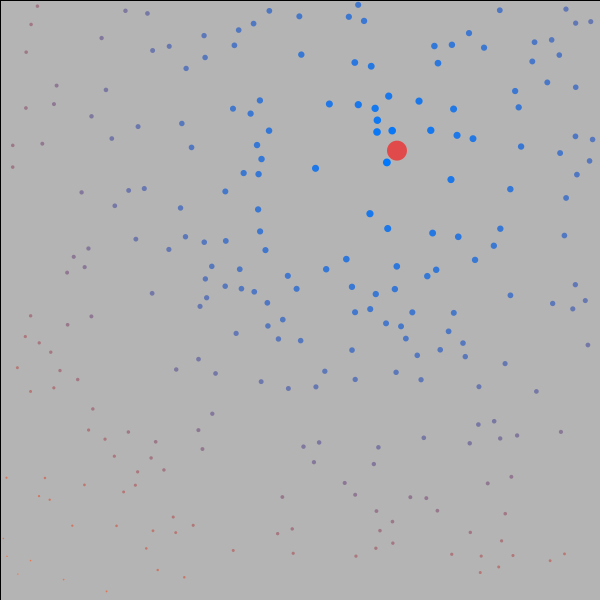
Frame 1 (no input)
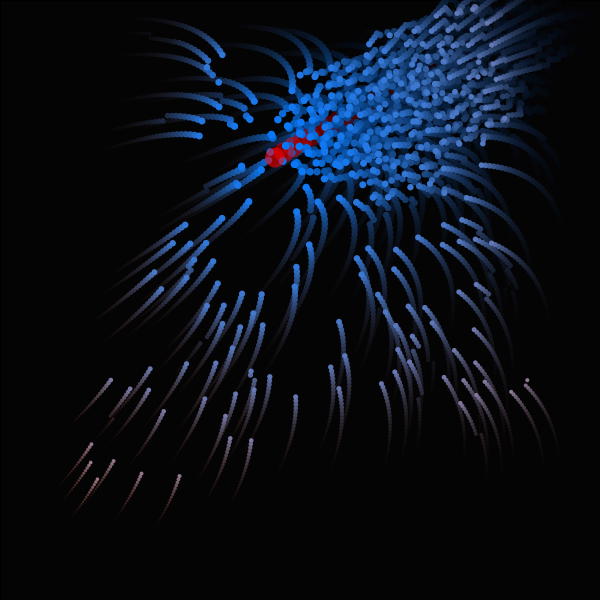
Frame 60 (the mouse pressed at the canvas centre just before this capture)
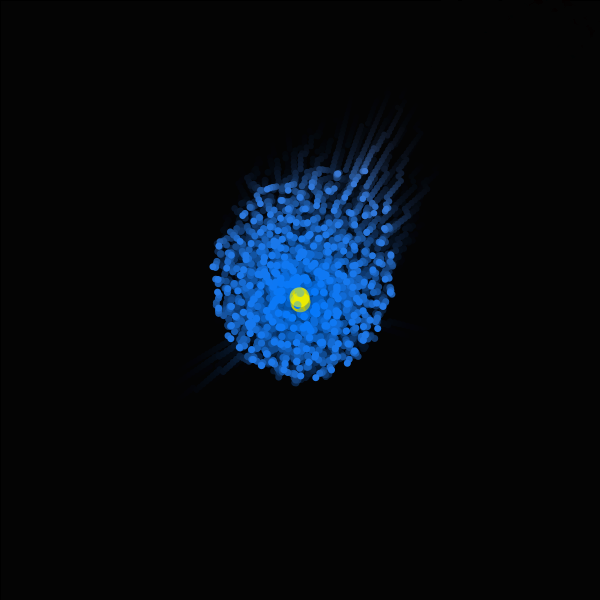
Frame 120 (the mouse held since frame 60 and released just before this capture)

The Processing sketch that drew these frames (run headless with seeded random() and noise(); from frame 60 on, the mouse is pressed at the canvas centre):

// Processing sketch: simpleproject2_base
// ── simpleproject2_base.pde
BigBall bigball;
ArrayList bigballs;
SmallBalls smallballs;

void setup(){
  size(600,600);
  smooth();
  
  smallballs = new SmallBalls(5,1);
  bigball = new BigBall(new PVector(random(width),random(height)), new PVector(random(-10,10),random(-10,10)),5,30);
  
  for(int i = 0; i<250; i++){
    smallballs.addBall(new PVector(random(width),random(height)));
  }
}

void draw(){
  fill(0,30);
  rect(0,0,width,height);
  
  smallballs.update();
  bigball.update();
}

class SmallBalls{
  ArrayList smallBalls;
  int minVel;
  int maxVel;
  
  SmallBalls(int _minVel,int _maxVel){
    smallBalls = new ArrayList();
    minVel = _minVel;
    maxVel = _maxVel;
  }
  
  void addBall(PVector p){
    smallBalls.add(p);
  }
  
  void update(){
    
    bigFollow();
    separate(15);
    render();
  }
  
  void separate(int sepDist){
     for(int i = 0; i<smallBalls.size(); i++){
        PVector pos = (PVector)smallBalls.get(i);
        for(int n = 0; n<smallBalls.size(); n++){
          if(i != n){
            PVector other = (PVector)smallBalls.get(n);
            float dis =pos.dist(other);
            if(dis < sepDist){
              PVector ballVel = new PVector();
              ballVel.add(pos);
              ballVel.sub(other);
              ballVel.normalize();
              ballVel.mult(minVel);
              pos.add(ballVel);
            }
          }
        }
     }
  }
  
  void bigFollow(){
    for(int i = 0; i<smallBalls.size(); i++){
      PVector pos = (PVector)smallBalls.get(i);
      PVector ballVel = new PVector();
      ballVel.add(bigball.pos);
      ballVel.sub(pos);
      ballVel.normalize();
      ballVel.mult(map(bigball.pos.dist(pos),0,sqrt(sq(width)+sq(height)),minVel,maxVel));
      pos.add(ballVel);
    }
  }
  
  
  void randomMove(){
    //let small balls move randomly
  }
  
  void render(){
    for(int i = 0; i<smallBalls.size(); i++){
      PVector pos = (PVector)smallBalls.get(i);
      
      float dis = pos.dist(bigball.pos);
      fill(map(dis,0,(width+height)/2,0,255),120,map(dis,0,(width+height)/1.5,255,0));
      noStroke();
      ellipse(pos.x,pos.y,map(dis,0,width,8,1),map(dis,0,(width+height)/2,8,1));
    }
  }
}



class BigBall{
  PVector pos;
  PVector vel;
  int minVel;
  int maxVel;
  color c;
  
  BigBall(PVector _pos, PVector _vel,int _minVel, int _maxVel){
    pos = _pos;
    vel = _vel;
    minVel = _minVel;
    maxVel = _maxVel;
  }
  
  void update(){
    border();
    mouseFollow();
    render();
  }
  
  void render(){
    fill(c);
    noStroke();
    ellipse(pos.x,pos.y,20,20);
  }
  

  
  void mouseFollow(){
    //initialize mouse vector
    PVector mos = new PVector(mouseX,mouseY);
    
    //mouse affection
    if(mousePressed == true){
      PVector mosVel = new PVector();
      mosVel.add(mos);
      mosVel.sub(pos);
      mosVel.normalize();
      mosVel.mult(map(mos.dist(pos),0,sqrt(sq(width)+sq(height)),minVel,maxVel));
      pos.add(mosVel);
      vel = mosVel;
      
      c = color(255,255,0,150);
      
    }else{
      pos.add(vel);
      
      c = color(255,0,0,150);
    }
  }
  
  color closestColor(){
    //change the color of bigball using the closest distance between smallball and bigball
    return color(0);
  }
  
  void flee(){
    //make big ball flee from small balls
  }
  
  void border(){
    if(pos.x > width){
      pos.x = width;
      vel.x = -vel.x;
    }
    if(pos.x<0){
      pos.x = 0;
      vel.x = -vel.x;
    }
    if(pos.y>height){
      pos.y = height;
      vel.y = -vel.y;
    }
    if(pos.y<0){
      pos.y = 0;
      vel.y = -vel.y;
    }
  }
}
